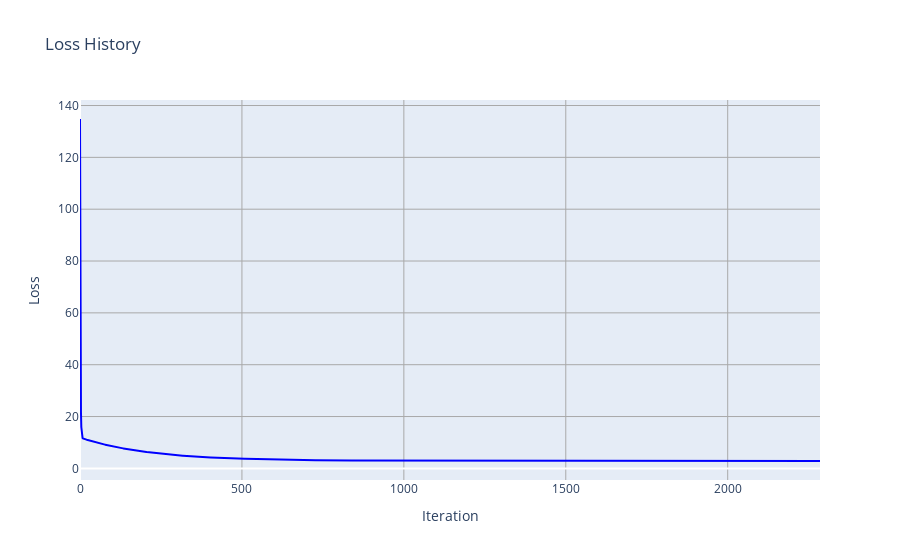
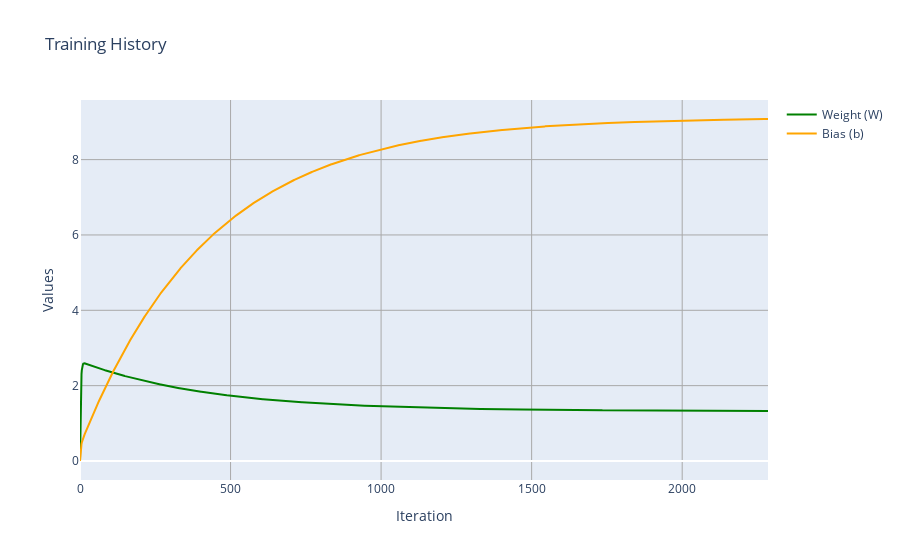

These figures' notebook cell, in order:
### Code cell
def plot_history(loss_history, weight_history):
    # the loss history
    fig1 = go.Figure()
    
    fig1.add_trace(go.Scatter(
        x = list(range(len(loss_history))),  
        y = loss_history,                   
        mode = 'lines',                     
        name = 'Loss',                      
        line = dict(color='blue')           
            ))
    
    fig1.update_layout(
        title='Loss History',
        xaxis_title='Iteration',
        yaxis_title='Loss',
        xaxis=dict(showgrid=True, gridcolor='darkGray'),
        yaxis=dict(showgrid=True, gridcolor='darkGray')
            )
    # fig1.write_image("plots/loss_history.png")
    fig1.show()

    
    # Plot Weight (W) and Bias (b)
    W_history, b_history = zip(*weight_history)
    fig2 = go.Figure()
    
    fig2.add_trace(go.Scatter(x=list(range(len(W_history))), y=W_history, mode='lines', name='Weight (W)', line=dict(color='green')))
    fig2.add_trace(go.Scatter(x=list(range(len(b_history))), y=b_history, mode='lines', name='Bias (b)', line=dict(color='orange')))

    fig2.update_layout(
        title='Training History',
        xaxis_title='Iteration',
        yaxis_title='Values',
        xaxis=dict(showgrid=True, gridcolor='darkGray'),
        yaxis=dict(showgrid=True, gridcolor='darkGray')
        )
    # fig2.write_image("plots/Wb_history.png")
    fig2.show()


plot_history(loss_history, weight_history)

### Figure 1 — Plotly figure (JSON) as saved in the notebook; plotly's stock layout.template omitted (floating-point values rounded to 4 significant figures; data arrays with more than 128 entries replaced by an {"elided": "..."} marker saying what was removed)
{"data": [{"line": {"color": "blue"}, "mode": "lines", "name": "Loss", "type": "scatter", "x": {"elided": "2286 int values"}, "y": {"elided": "2286 float values"}}], "layout": {"title": {"text": "Loss History"}, "xaxis": {"gridcolor": "darkGray", "showgrid": true, "title": {"text": "Iteration"}}, "yaxis": {"gridcolor": "darkGray", "showgrid": true, "title": {"text": "Loss"}}}}

### Figure 2 — Plotly figure (JSON) as saved in the notebook; plotly's stock layout.template omitted (floating-point values rounded to 4 significant figures; data arrays with more than 128 entries replaced by an {"elided": "..."} marker saying what was removed)
{"data": [{"line": {"color": "green"}, "mode": "lines", "name": "Weight (W)", "type": "scatter", "x": {"elided": "2286 int values"}, "y": {"elided": "2286 float values"}}, {"line": {"color": "orange"}, "mode": "lines", "name": "Bias (b)", "type": "scatter", "x": {"elided": "2286 int values"}, "y": {"elided": "2286 float values"}}], "layout": {"title": {"text": "Training History"}, "xaxis": {"gridcolor": "darkGray", "showgrid": true, "title": {"text": "Iteration"}}, "yaxis": {"gridcolor": "darkGray", "showgrid": true, "title": {"text": "Values"}}}}
